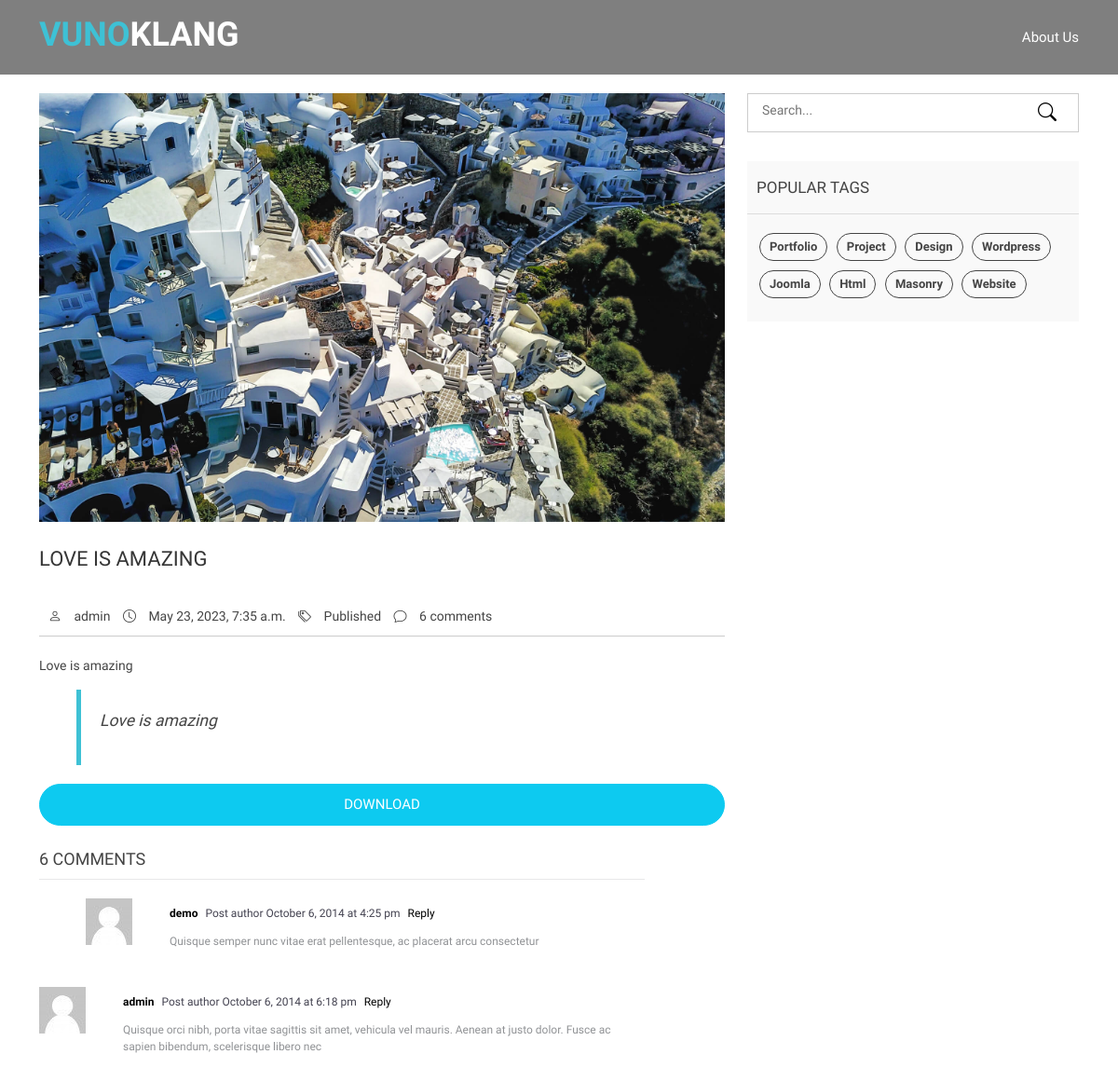
Before: /book-details/love-is-amazing (upper part) with the older database file.
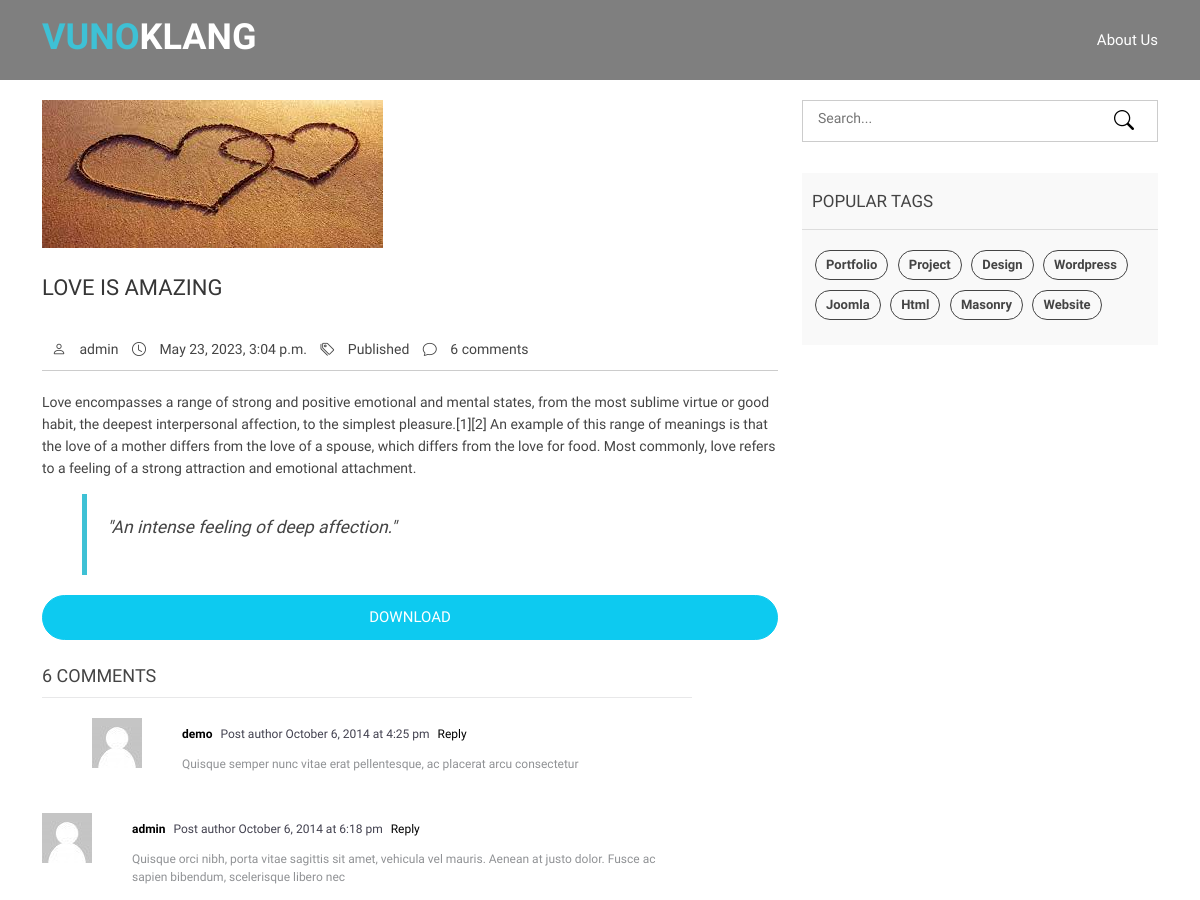
After: the same page with the newer database file.
### academic_journals_app/models.py (models this page shows, shortened)
class BookDetailPost(models.Model):
    title = models.CharField(max_length=200, unique=True, help_text="The name of your book") #Title of the Article
    slug = models.SlugField(max_length=200, unique=True,help_text="Re-type the name of your book", null=True, blank=True) #Unique identifier for the article
    author = models.ForeignKey(User, on_delete=models.CASCADE, related_name='blog_posts',null=True, blank=True) #Author of the Article
    description = models.CharField(max_length=1500, help_text="A short description of your book") #Short Description of the article
    quote = models.CharField(max_length=300, null=True, blank=True)
    category = models.ForeignKey('Category', related_name='category', on_delete=models.SET_NULL,null=True, blank=True, help_text="Choose the ctegory your book fall in.") #Category of the article
    keywords = models.CharField(max_length=250, help_text="Choose keywords to locate your book easier", null=True, blank=True) #Keywords to be used in SEO
    cover = models.ImageField(upload_to='book_covers/', null=True, blank=True) #Cover Image of the article
    book = models.FileField(upload_to='books/',null=True, help_text='Upload your book here')# The book
    created_on = models.DateTimeField(auto_now_add=True) #Date of creation
    updated_on = models.DateTimeField(auto_now=True) #Date of updation
    status = models.CharField(choices=STATUS, max_length=200, default="Published") #Status of the Article either Draft or Published

### academic_journals_app/views.py (the view)
# urls.py: path('book-details/<slug:slug>', BookDetail.as_view(), name="book_detail"),
class BookDetail(DetailView):
    model = BookDetailPost
    template_name= "book-details.html"

### templates/book-details.html (shortened to what the changed rows need)
{% extends 'main.html' %}
{% load static %}
{% block content %}
    <main id="main">
        <div class="blog-page area-padding">
            <div class="container">
                <div class="row new_row">
                    <div class="col-md-8 col-sm-8 col-xs-12">
                        <div class="row">
                            <div class="col-md-12 col-sm-12 col-xs-12">
                                <article class="blog-post-wrapper">
                                    <div class="post-thumbnail">
                                        {% if object.cover %}
                                        <img src="{{object.cover.url}}" alt="{{object.title}}" />
                                        {% else %}
                                        <img src="{% static 'img/background/empty.jfif' %}" alt="No image here">
                                        {% endif %}
                                    </div>
                                    <div class="post-information">
                                        <h2>{{object.title}}</h2>
                                        <div class="entry-meta">
                                            <span class="author-meta"><i class="bi bi-person"></i> <a href="#">admin</a></span>
                                            <span><i class="bi bi-clock"></i> {{object.updated_on}}</span>
                                            <span>
                        <i class="bi bi-tags"></i>
                        <a href="#">{{object.status}}</a>
                      </span>
                      <span><i class="bi bi-chat"></i> <a href="#">6 comments</a></span>
                    </div>
                                        <div class="entry-content">
                                            <p>{{object.description}}</p>
                                            <blockquote>
                                                <p>{{object.quote}}</p>
                                            </blockquote>
                                    </div>
                                    <div class="row" >
                                        <span>
                                        </span>
                                    </div>
                                </article>
                            </div>
                        </div>
                    </div>
                </div>
            </div>
        </div>
    </main>
    {% endblock %}

Changed rows visible on the page:
changed BookDetailPost "LOVE IS AMAZING": cover: a different picture; updated_on "May 23, 2023, 7:35 a.m." → "May 23, 2023, 3:04 p.m."; description "Love is amazing" → "Love encompasses a range of strong and positive emotional and mental states, from the most sublime virtue or good habit, the deepest interpersonal affection, to the simplest pleasure.[1][2] An example of this range of meanings is that the love of a mother differs from the love of a spouse, which differs from the love for food. Most commonly, love refers to a feeling of a strong attraction and emotional attachment."; quote "Love is amazing" → "\"An intense feeling of deep affection.\""
